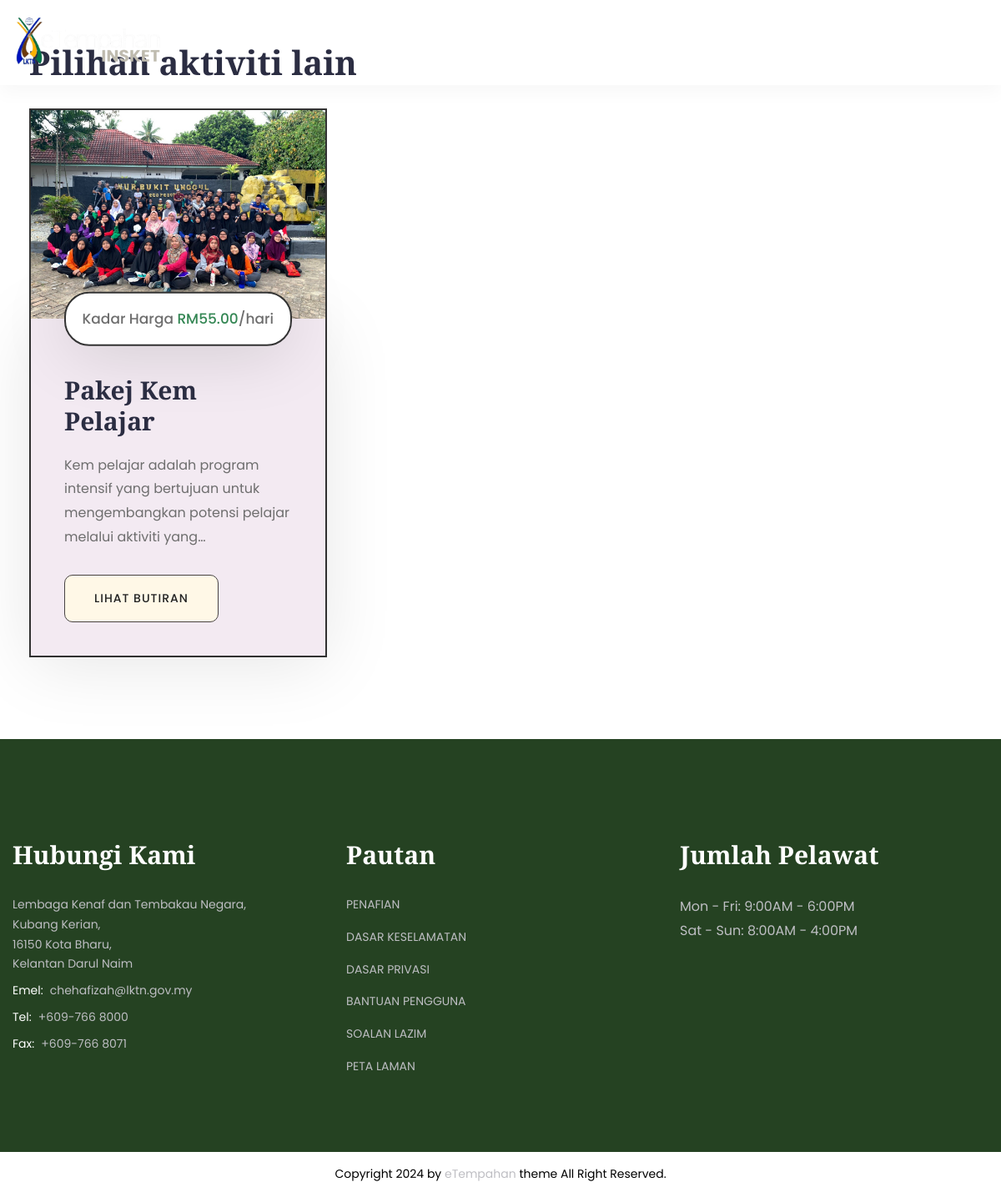
Screenshot of /aktivitiDetail.php?id_aktiviti=22 with the database file from the repository.
### tables this page shows
CREATE TABLE `aktiviti` (
  `id_aktiviti` int(11) NOT NULL,
  `nama_aktiviti` varchar(50) DEFAULT NULL,
  `kadar_harga` decimal(10,2) DEFAULT NULL,
  `penerangan_kemudahan` varchar(500) DEFAULT NULL,
  `penerangan` varchar(550) DEFAULT NULL,
  `status_aktiviti` enum('Tersedia','Tidak Tersedia') DEFAULT NULL
);

### Models/aktiviti.php (called while the page is built, shortened)
<?php
class Aktiviti
{
    private $id_aktiviti;
    private $nama_akiviti;
    private $kadar_harga;
    private $penerangan;
    private $gambarUtama;
    public function __construct($id_aktiviti, $nama_akiviti, $kadar_harga, $penerangan_kemudahan, $penerangan, $status, $lisKemudahan, $gambarUtama, $gambarBanner, $gambarLain)
    {
        $this->id_aktiviti = $id_aktiviti;
        $this->nama_akiviti = $nama_akiviti;
        $this->kadar_harga = $kadar_harga;
        $this->penerangan = $penerangan;
        $this->gambarUtama = $gambarUtama;
    }
    public function getId()
    {
        return $this->id_aktiviti;
    }
    public function getNamaAktiviti()
    {
        return $this->nama_akiviti;
    }
    public function getKadarHarga()
    {
        return $this->kadar_harga;
    }
    public function getPenerangan()
    {
        return $this->penerangan;
    }
    public function getGambarUtama()
    {
        return $this->gambarUtama;
    }
    public static function getAllAktiviti()
    {
        $conn = DBConnection::getConnection();
        $sql = "SELECT * FROM aktiviti";
        $result = $conn->query($sql);
        $aktivitiList = [];
        while ($row = $result->fetch_assoc()) {
            $aktivitiList[] = new Aktiviti(
                $row['id_aktiviti'],
                $row['nama_aktiviti'],
                $row['kadar_harga'],
                $row['penerangan_kemudahan'],
                $row['penerangan'],
                $row['status_aktiviti'],
                self::getAmenList($row['id_aktiviti']),
                self::getAktivitiImgByType($row['id_aktiviti'], 'Utama'),
                self::getAktivitiImgByType($row['id_aktiviti'], 'Banner'),
                self::getAktivitiImgByType($row['id_aktiviti'], 'Tambahan')
            );
        }
        return $aktivitiList;
    }
    public static function getAktivitiImgByType($id, $type)
    {
        $conn = DBConnection::getConnection();
        $sql = "SELECT url_gambar FROM aktiviti_pic WHERE id_aktiviti = ? AND jenis_gambar = ?";
        $stmt = $conn->prepare($sql);
        $stmt->bind_param("is", $id, $type);
        $stmt->execute();
        $result = $stmt->get_result();
        $images = [];
        while ($row = $result->fetch_assoc()) {
            $images[] = $row['url_gambar'];
        }
        return ($type === 'Utama' || $type === 'Banner') ? ($images[0] ?? null) : $images;
    }
    public static function getAmenList($id)
    {
        $conn = DBConnection::getConnection();
        $sql = "SELECT k.nama, k.icon_url FROM kemudahan k LEFT JOIN aktiviti_kemudahan b ON k.id_kemudahan = b.id_kemudahan WHERE b.id_aktiviti = ?";
        $stmt = $conn->prepare($sql);
        $stmt->bind_param("i", $id);
        $stmt->execute();
        $result = $stmt->get_result();
        $amenList = [];
        while ($row = $result->fetch_assoc()) {
            $amenList[] = [
                'name' => $row['nama'],
                'icon_url' => $row['icon_url']
            ];
        }
        return $amenList;
    }
}

### partials/additional_aktiviti.php (the view)
<section class="section-padding">
    <div class="auto-container">
        <div class="section_heading text-left mb_30 mt_30">
            <h3 class="section_heading_title_big">Pilihan aktiviti lain</h3>
        </div>
        <div class="row">
            <?php
            try {
                if (isset($_GET['id_aktiviti'])) {
                    $selected_id_aktiviti = (int)$_GET['id_aktiviti'];
                } elseif (isset($_SESSION['id_aktiviti'])) {
                    $selected_id_aktiviti = (int)$_SESSION['id_aktiviti'];
                } else {
                    $selected_id_aktiviti = 0;
                }
                $allAktiviti = Aktiviti::getAllAktiviti();
                if (!empty($allAktiviti)) {
                    $delay = 0.2;
                    foreach ($allAktiviti as $aktiviti) {
                        if ($aktiviti->getId() != $selected_id_aktiviti) {
                        $id_aktiviti = $aktiviti->getId();
                        $nama_aktiviti = $aktiviti->getNamaAktiviti();
                        $kadar_harga = $aktiviti->getKadarHarga();
                        $penerangan = $aktiviti->getPenerangan();
                        $main_img = !empty($aktiviti->getGambarUtama()) ? $aktiviti->getGambarUtama() : 'default-image.jpg';
                        $delay += 0.2;
                        $animation_delay = $delay . 's';
            ?>
                        <div class="col-lg-4 col-md-6">
                            <div class="room-1-block wow fadeInUp" data-wow-delay="<?php echo $animation_delay; ?>" data-wow-duration="1.2s">
                                <div class="room-1-image hvr-img-zoom-1">
                                    <img src="adminDashboard/controller/<?php echo $main_img; ?>" alt="<?php echo $nama_aktiviti; ?>" style="width: 100%; height: 250px; object-fit: cover;">
                                </div>
                                <div class="room-1-content">
                                    <p class="room-1-meta-info">Kadar Harga <span class="theme-color">RM<?php echo $kadar_harga; ?></span>/hari</p>
                                    <h4 class="room-1-title mb_20">
                                        <a href="aktivitiDetail.php?id_aktiviti=<?php echo $id_aktiviti; ?>">
                                            <?php echo $nama_aktiviti; ?>
                                        </a>
                                    </h4>
                                    <p class="room-1-text mb_30" style="display: -webkit-box; -webkit-line-clamp: 4; -webkit-box-orient: vertical; overflow: hidden; text-overflow: ellipsis;"><?php echo $penerangan; ?></p>
                                    <div class="link-btn">
                                        <a href="aktivitiDetail.php?id_aktiviti=<?php echo $id_aktiviti; ?>" class="btn-1 btn-alt">Lihat Butiran <span></span></a>
                                    </div>
                                </div>
                            </div>
                        </div>
            <?php
                    }
                }
            } else {
                    echo '<p class="no-results">Tiada pilihan aktiviti lain buat masa ini.</p>';
                }
            } catch (mysqli_sql_exception $e) {
                echo "<p>Error: " . htmlspecialchars($e->getMessage()) . "</p>";
            }
            ?>
        </div>
    </div>
</section>

### assets/css/responsive.css (style rules this page uses)
@media only screen and (max-width: 1200px) { .section_heading { position: relative; z-index: 1; } }

### assets/css/color.css (style rules this page uses)
:root { --theme-color: #338653; }

### assets/css/elpath.css (style rules this page uses)
.mt_30 { margin-top: 30px; }
.mb_20 { margin-bottom: 20px; }
.mb_30 { margin-bottom: 30px; }

### rows the page displays
aktiviti: kadar_harga "55.00", nama_aktiviti "Pakej Kem Pelajar", penerangan "Kem pelajar adalah program intensif yang bertujuan untuk mengembangkan potensi pelajar melalui aktiviti…"
